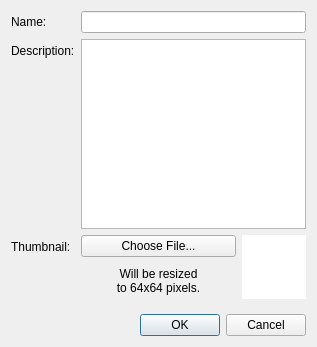
<?xml version="1.0" encoding="UTF-8"?>
<ui version="4.0">
 <class>BrushPresetProperties</class>
 <widget class="QWidget" name="BrushPresetProperties">
  <property name="windowModality">
   <enum>Qt::WindowModal</enum>
  </property>
  <property name="geometry">
   <rect>
    <x>0</x>
    <y>0</y>
    <width>317</width>
    <height>347</height>
   </rect>
  </property>
  <property name="windowTitle">
   <string>Brush Preset Properties</string>
  </property>
  <layout class="QFormLayout">
   <item row="0" column="0">
    <widget class="QLabel" name="nameLabel">
     <property name="text">
      <string>Name:</string>
     </property>
    </widget>
   </item>
   <item row="0" column="1">
    <widget class="QLineEdit" name="name"/>
   </item>
   <item row="1" column="0">
    <widget class="QLabel" name="descriptionLabel">
     <property name="text">
      <string>Description:</string>
     </property>
    </widget>
   </item>
   <item row="1" column="1">
    <widget class="QPlainTextEdit" name="description"/>
   </item>
   <item row="3" column="0">
    <widget class="QLabel" name="thumbnailLabel">
     <property name="text">
      <string>Thumbnail:</string>
     </property>
    </widget>
   </item>
   <item row="3" column="1">
    <layout class="QHBoxLayout" name="thumbnailLayout">
     <item>
      <layout class="QVBoxLayout" name="thumbnailButtonsLayout">
       <item>
        <widget class="QPushButton" name="chooseThumbnailButton">
         <property name="text">
          <string>Choose File...</string>
         </property>
         <property name="icon">
          <iconset theme="document-open">
           <normaloff>theme:document-open.svg</normaloff>theme:document-open.svg</iconset>
         </property>
        </widget>
       </item>
       <item>
        <widget class="QLabel" name="thumbnailExplanation">
         <property name="text">
          <string>Will be resized
to 64x64 pixels.</string>
         </property>
         <property name="alignment">
          <set>Qt::AlignCenter</set>
         </property>
         <property name="wordWrap">
          <bool>true</bool>
         </property>
        </widget>
       </item>
      </layout>
     </item>
     <item>
      <widget class="QGraphicsView" name="thumbnail">
       <property name="sizePolicy">
        <sizepolicy hsizetype="Fixed" vsizetype="Fixed">
         <horstretch>0</horstretch>
         <verstretch>0</verstretch>
        </sizepolicy>
       </property>
       <property name="minimumSize">
        <size>
         <width>64</width>
         <height>64</height>
        </size>
       </property>
       <property name="maximumSize">
        <size>
         <width>64</width>
         <height>64</height>
        </size>
       </property>
       <property name="baseSize">
        <size>
         <width>64</width>
         <height>64</height>
        </size>
       </property>
       <property name="frameShape">
        <enum>QFrame::NoFrame</enum>
       </property>
       <property name="frameShadow">
        <enum>QFrame::Plain</enum>
       </property>
       <property name="lineWidth">
        <number>0</number>
       </property>
      </widget>
     </item>
    </layout>
   </item>
   <item row="6" column="0">
    <spacer>
     <property name="orientation">
      <enum>Qt::Vertical</enum>
     </property>
     <property name="sizeHint" stdset="0">
      <size>
       <width>20</width>
       <height>5</height>
      </size>
     </property>
    </spacer>
   </item>
   <item row="7" column="0" colspan="2">
    <widget class="QDialogButtonBox" name="buttonBox">
     <property name="standardButtons">
      <set>QDialogButtonBox::Cancel|QDialogButtonBox::Ok</set>
     </property>
    </widget>
   </item>
  </layout>
 </widget>
 <resources/>
 <connections/>
</ui>
